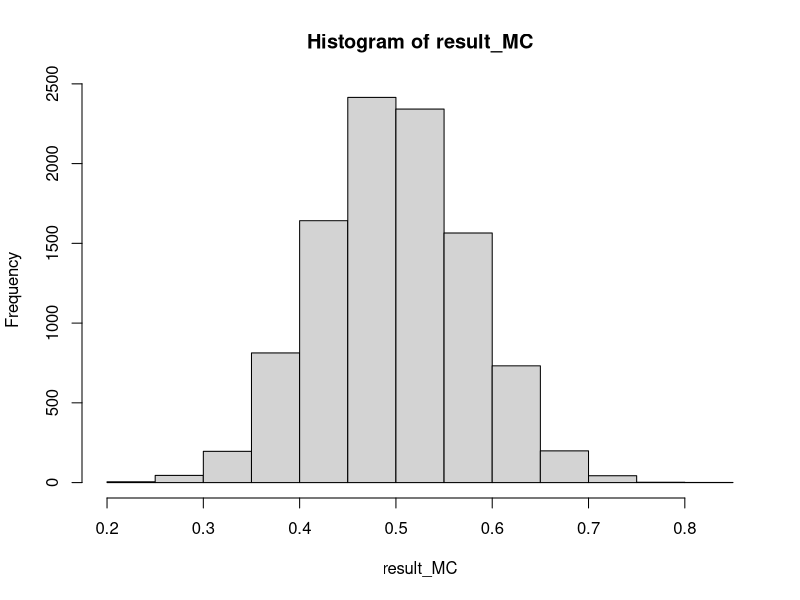
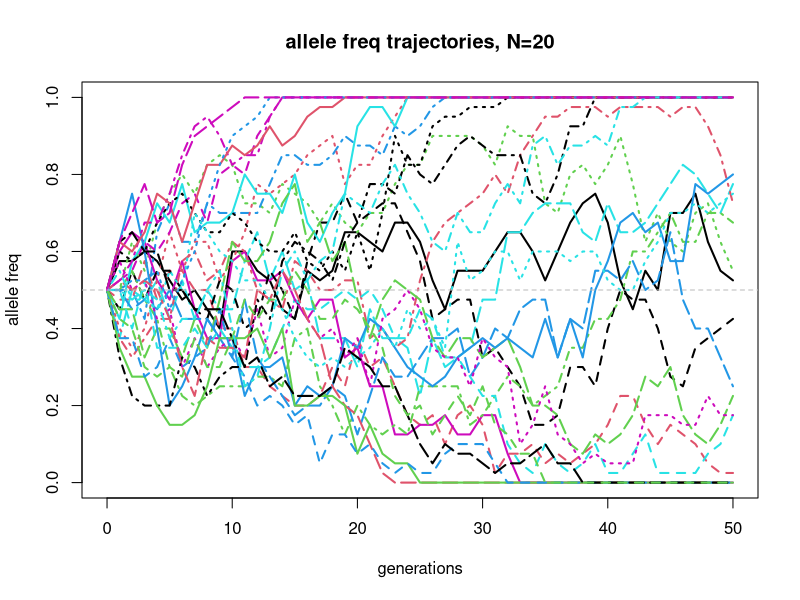
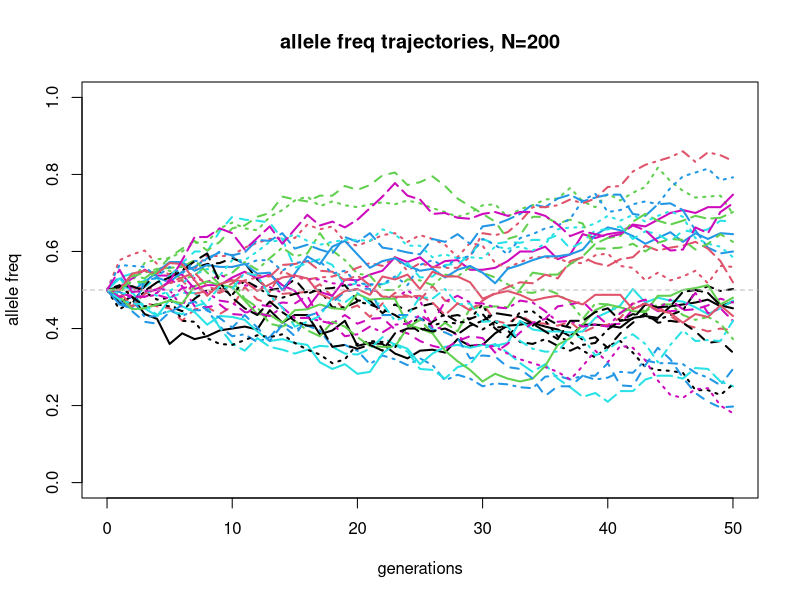
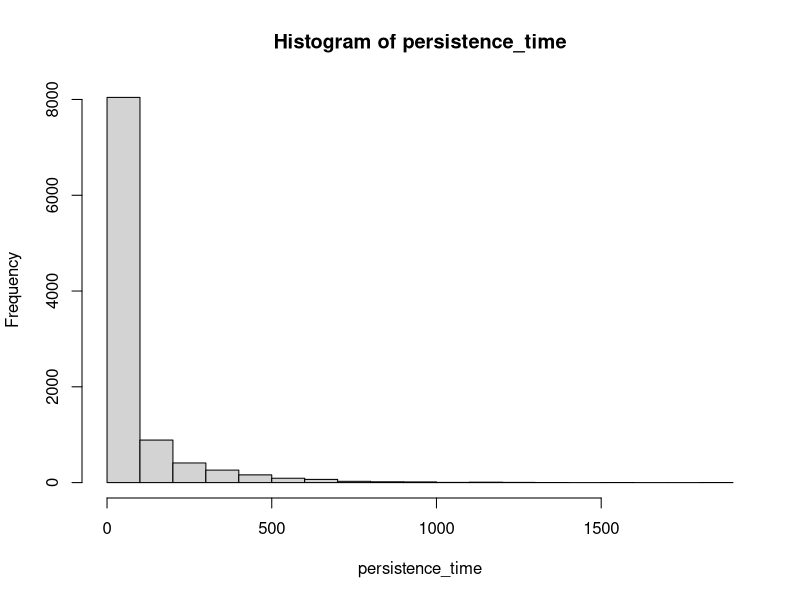

R code for these plots, in order:
## Evolutionary modelling 1 - Wright-Fisher ----

rm(list=ls())
# setwd("Documents/CMEECourseWork/evo_modelling/code")


## Genetic Drift Simulator - Wright-Fisher ----

sim_genetic_drift <- function(p0=0.5, t=10, N=10) {
    # p0 = initial freq of allele 0, t = time in gens, N = pop size
    
    # Initialisation
    # population = list containing all allelic configs from gen 0 to t
    population <- list()
    length(population) <- t + 1
    names(population) < rep(NA, t+1)
    for (i in 1:length(population)) {
        names(population[i] <- paste(c("Generation", i-1), collapse=""))
    }
    # keep track of allele freq over time as a vector
    allele.freq <- rep(NA, t+1)
    
    # at gen 0 there are 2*N*p0 copies of allele 0
    # shuffle these alleles and assign into 2xN matrix
    k <- ceiling(2*N*p0)
    population[[1]] <- matrix(sample(c(rep(0, k), rep(1, 2*N-k))), nr=2)
    
    # initial allele freq
    allele.freq[1] <- sum(population[[1]] == 0) / (2*N)
    
    
    # Propagation
    for (i in 1:t) {
        # sample alleles for next gen based on allele freq at current gen
        population[[i+1]] <- matrix(sample(0:1, size=2*N, 
                                    prob=c(allele.freq[i], 1-allele.freq[i]),
                                    replace=TRUE), nr=2)
        # allele freq at next gen
        allele.freq[i+1] <- sum(population[[i+1]] == 0) / (2*N)
    }
    
    # Outputs
    return(list(population=population, allele.freq=allele.freq))
}

# sim_genetic_drift()

# approximate allele freq using Monte Carlo simulation
# with N=200, p0=0.5, t=10

result_MC <- rep(NA, 10000)
for (i in 1:length(result_MC)) {
    # save final allele freq each time (t+1 = 11)
    result_MC[i] <- sim_genetic_drift(p0=0.5, N=200, t=10)$allele.freq[11] 
}

hist(result_MC)
mean(result_MC)  # mean allele freq == init allele freq
var(result_MC)  # "true" answer according to formula by Waples (1989) == 0.0061


## Drift and effective pop size ----

# create emtpy result matrices
result_N20<-matrix(nc=51, nr=30)
result_N200<-result_N20
# run sims
for (i in 1:nrow(result_N20)) {
    result_N20[i,]<-sim_genetic_drift(p0=0.5, N=20, t=50)$allele.freq
    result_N200[i,]<-sim_genetic_drift(p0=0.5, N=200, t=50)$allele.freq
}
# plot 1
matplot(0:50, t(result_N20), type='l', 
        xlab='generations', ylab='allele freq', 
        main='allele freq trajectories, N=20',
        lwd=2, ylim=c(0,1))
abline(h=0.5, col='grey', lty=2)
# plot 2
matplot(0:50, t(result_N200), type='l', 
        xlab='generations', ylab='allele freq', 
        main='allele freq trajectories, N=200',
        lwd=2, ylim=c(0,1))
abline(h=0.5, col='grey', lty=2)


# What is the distribution of persistence time of an allele, if p0=0.05, N=100? ----

sim_genetic_drift_persistence <- function(p0=0.5, N=50) {
    persistance_time <- 0
    k <- ceiling(2*N*p0)
    population <- matrix(sample(c(rep(0, k), rep(1, 2*N-k))), nr=2)
    
    # initial allele freq
    allele.freq <- sum(population == 0) / (2*N)
    
    # Propagation
    # exit loop if fixed/extinct
    while (allele.freq > 0 & allele.freq < 1) {
        population <- matrix(sample(population, size=2*N, replace=TRUE), nr=2)
        allele.freq <- sum(population==0) / (2*N)
        persistance_time <- persistance_time + 1
    }
    
    return(persistance_time)
}

# sim_genetic_drift_persistence(p0=0.05, N=100)

# Monte-Carlo - persistence time for p0=0.05, N=100 (p0 minor allele (low freq))
persistence_time <- rep(NA, 10000)
for (i in 1:length(persistence_time)) {
    persistence_time[i] <- sim_genetic_drift_persistence(p0=0.05, N=100)
}

hist(persistence_time)

mean(persistence_time)
var(persistence_time)  # huge variance
# mean persistence time ~75 gens - but huge variance - distribution v skewed


# Effective pop size ----
# estimate Ne based on temporal changes in allele freq (big pop=less change, small pop=more change)

# eg assume we have 5000 loci (simulation repeats)
# at gen 40, t = 0, x0 = allele freq across the 5000 loci
# at gen 50, xt = allele freq across loci at this time
# 10 gens apart

# true pop size N=200, want to re-estimate it (Ne)

x0 <- rep(NA, 5000)
xt <- rep(NA, 5000)

t0 <- 40
t_end <- 50

for (i in 1:length(x0)) {
    temp_sim <- sim_genetic_drift(p0=0.5, N=200, t=50)
    x0[i] <- temp_sim$allele.freq[t0+1]
    xt[i] <- temp_sim$allele.freq[t_end+1]
}

# pairs <- rbind(x0, xt)  # just to see the pairs together (ie allele freq at x0 and xt for each simulation)

# The Fa statistic - standardised change in allele freq between x0 and xt
Fa <- (x0-xt)^2 / (x0*(1-x0))  # note can be xt-x0 or x0-xt - squared so no diff - not interesting in direction of change only magnitude
# overall Fa statistic across all loci (repeated sims)
mean(Fa)

# estimate effective pop size, Ne
# t = 10 (ie time separation between x0 and xt)
t_diff = t_end - t0
Ne <- t_diff / (2*mean(Fa))
Ne  # v close to real pop size

